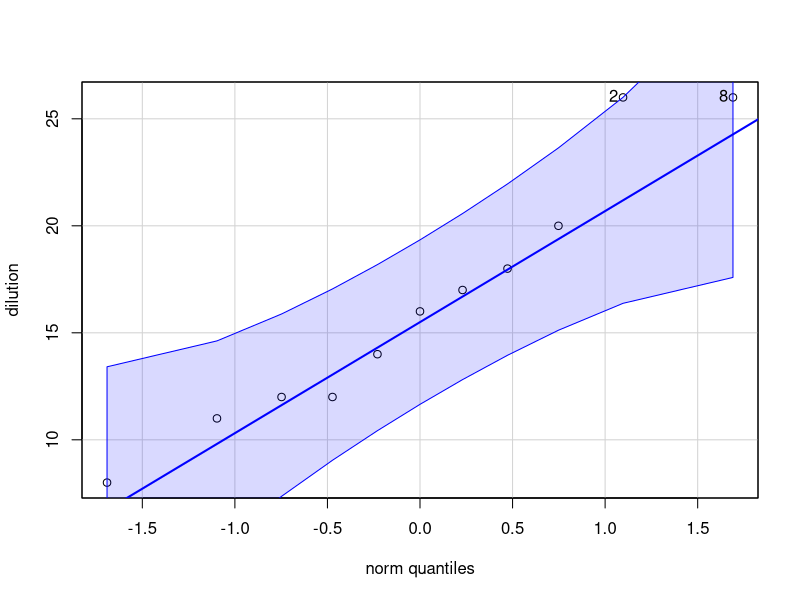
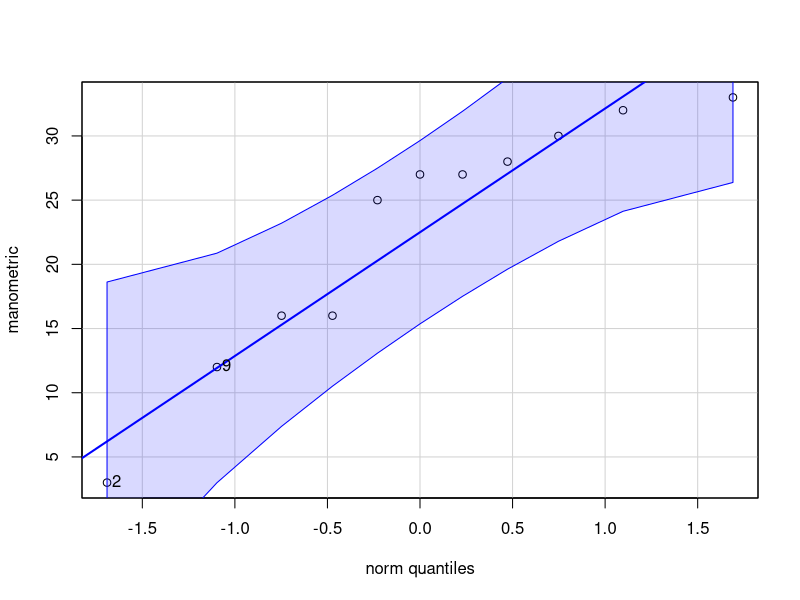

Here is the R script that generated these plots, in order: (Note: this script raises an error after producing the figures.)
# Data generated with this part of the code
# -------------------------------------------
set.seed(9256132)
BOD.mean = 14
BOD.sd = 0.4 * BOD.mean
N = 11

dilution <- round(rnorm(N, mean=BOD.mean, sd=BOD.sd))
manometric <- round(rnorm(N, mean=BOD.mean*1.6, sd=1.5*BOD.sd))

library(car)
qqPlot(dilution)
qqPlot(manometric)

# Analysis of the data here:
dilution <-   c(11, 26, 18, 16, 20, 12,  8, 26, 12, 17, 14)
manometric <- c(25,  3, 27, 30, 33, 16, 28, 27, 12, 32, 16)

mean(manometric)
mean(dilution)


bitmap('BOD-comparison-raw-data-alternative.png', type="png256", width=7, height=5, res=250, pointsize=14) 
par(mar=c(4.2, 4.2, 0.2, 0.2))
plot(c(dilution, manometric), ylab="BOD values", xaxt='n')
text(5.5,3, "Dilution")
text(18,3, "Manometric")
abline(v=11.5)
dev.off()


bitmap('BOD-comparison-raw-data.png', type="png256", width=7, height=7, res=250, pointsize=14) 
par(mar=c(4.2, 4.2, 0.2, 0.2))  # (bottom, left, top, right); defaults are par(mar=c(5, 4, 4, 2) + 0.1)
plot(dilution, type="p", pch=4, 
    cex=2, cex.lab=1.5, cex.main=1.8, cex.sub=1.8, cex.axis=1.8, 
    ylab="BOD values", xlab="Sample number", xaxt='n',
    ylim=c(0,35), xlim=c(0,11.5), col="darkgreen")
lines(manometric, type="p", pch=16, cex=2, col="blue")
lines(rep(0, N), dilution, type="p", pch=4, cex=2, col="darkgreen")
lines(rep(0, N), manometric, type="p", pch=16, cex=2, col="blue")

abline(v=0.5)

legend(8, 5, pch=c(4, 16), c("Dilution", "Manometric"), col=c("darkgreen", "blue"), pt.cex=2)
dev.off()




bitmap('BOD-comparison-plot.png', type="png256", width=7, height=7, res=250, pointsize=14) 
par(mar=c(4.2, 4.2, 0.2, 0.2))  # (bottom, left, top, right); defaults are par(mar=c(5, 4, 4, 2) + 0.1)
plot(dilution-manometric, type="p", ylab="Dilution - Manometric", xlab="Sample number", 
     cex.lab=1.5, cex.main=1.8, cex.sub=1.8, cex.axis=1.8, cex=2)
abline(h=0, col="grey60")
dev.off()

bitmap('BOD-comparison-plot-flipped.png', type="png256", width=7, height=7, res=250, pointsize=14) 
par(mar=c(4.2, 4.2, 0.2, 0.2))  # (bottom, left, top, right); defaults are par(mar=c(5, 4, 4, 2) + 0.1)
plot(manometric-dilution, type="p", ylab="Dilution - Manometric", xlab="Sample number", 
     cex.lab=1.5, cex.main=1.8, cex.sub=1.8, cex.axis=1.8, cex=2)
abline(h=0, col="grey60")
dev.off()


# I used the same function in "brittleness-comparison-assignment3-2010.R"
group_difference <- function(groupA, groupB)
{    
    # This function assumes either group has missing data.  Calculate
    # the mean and variance omitting the missing values
    
    A.mean <- mean(groupA[!is.na(groupA)])
    A.var <- var(groupA[!is.na(groupA)])
    A.N <- length(groupA[!is.na(groupA)])

    B.mean <- mean(groupB[!is.na(groupB)])
    B.var <- var(groupB[!is.na(groupB)])
    B.N <- length(groupB[!is.na(groupB)])
    
    print(c(A.mean, B.mean, A.var, B.var, A.N, B.N))
    
    difference <- B.mean - A.mean
    var.DOF <- (A.N - 1 + B.N - 1)
    var.pooled <- ((A.N - 1) * A.var + (B.N - 1) * B.var) / var.DOF
    
    sd.denom <- sqrt(var.pooled *(1/A.N + 1/B.N))
    print(c(difference, var.DOF, var.pooled, sd.denom))
    z <- (difference - 0) / sd.denom
    t.critical <- pt(z, var.DOF)
    
    LB <- difference - qt(0.975, df=var.DOF)*sd.denom
    UB <- difference + qt(0.975, df=var.DOF)*sd.denom
return(list(z, t.critical, LB, UB))
}

group_difference(dilution, manometric)
# z = 1.858495
# t.critical = 0.96106 (1-0.001474538)
# -0.7677425 < mu.diff < 13.31320

t.test(dilution, manometric, alternative="two.sided", mu = 0, paired = FALSE, var.equal = TRUE, conf.level = 0.95)
#   Two Sample t-test
# 
# data:  dilution and manometric 
# t = -1.8585, df = 20, p-value = 0.07788
# alternative hypothesis: true difference in means is not equal to 0 
# 95 percent confidence interval:
#  -13.3131971   0.7677425 
# sample estimates:
# mean of x mean of y 
#  16.36364  22.63636 


# Drop out the second point
dilution[2] <- NA
#manometric[2] <- NA  # no need to remove this point
group_difference(dilution, manometric)
# z = 2.128
# t.critical = 0.9766
# 0.119 < mu.diff < 14.35


t.test(dilution, manometric, alternative="two.sided", mu = 0, paired = FALSE, var.equal = TRUE, conf.level = 0.95)
#   Two Sample t-test
# 
# data:  dilution and manometric 
# t = -3.2374, df = 18, p-value = 0.00457
# alternative hypothesis: true difference in means is not equal to 0 
# 95 percent confidence interval:
#  -15.1703  -3.2297


#========================
# Pairing
#
groupA <- dilution <-  c(11, 26, 18, 16, 20, 12,  8, 26, 12, 17, 14)
groupB <- manometric <- c(25,  3, 27, 30, 33, 16, 28, 27, 12, 32, 16)

diffs <- groupB[!is.na(groupA) & !is.na(groupB)] - groupA[!is.na(groupA) & !is.na(groupB)]

diffs
diffs.mean = mean(diffs)
diffs.sd = sd(diffs)
c(diffs.mean, diffs.sd)
diffs.N = length(diffs)
t.crit = qt(0.975, df=diffs.N-1)
LB = diffs.mean  - t.crit * diffs.sd / sqrt(diffs.N)
UB = diffs.mean  + t.crit * diffs.sd / sqrt(diffs.N)
c(LB, UB)